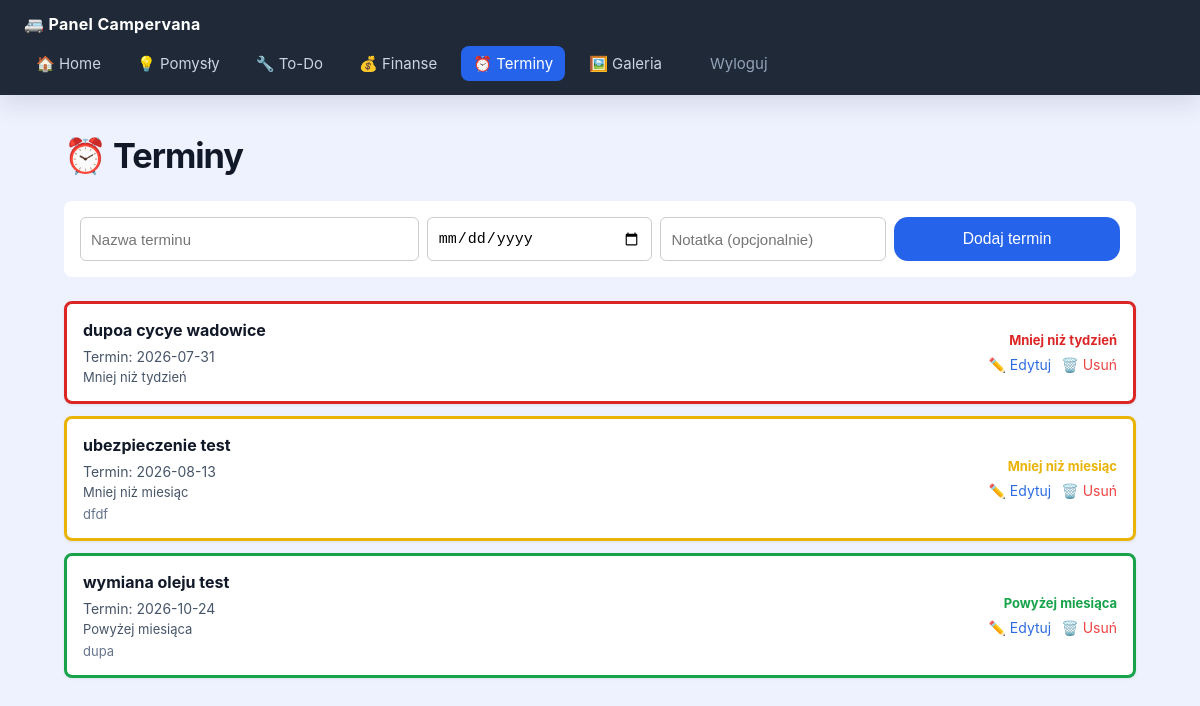
Screenshot of /deadlines (signed in) with the database file from the repository.
### tables this page shows
CREATE TABLE deadlines (
            id INTEGER PRIMARY KEY AUTOINCREMENT,
            title TEXT NOT NULL,
            due_date TEXT NOT NULL,
            note TEXT DEFAULT '',
            created_at TEXT DEFAULT CURRENT_TIMESTAMP
        );

### app.py (the view)
@app.route("/deadlines")
@login_required
def deadlines():
    raw_deadlines = db.get_all_deadlines()
    today = date.today()
    deadlines = []
    for item in raw_deadlines:
        try:
            due_date = date.fromisoformat(item["due_date"])
            days_until = (due_date - today).days
        except ValueError:
            days_until = None
        urgency = "green"
        urgency_label = "Powyżej miesiąca"
        if days_until is None:
            urgency = "gray"
            urgency_label = "Brak daty"
        elif days_until < 0:
            urgency = "red"
            urgency_label = "Termin minął"
        elif days_until <= 7:
            urgency = "red"
            urgency_label = "Mniej niż tydzień"
        elif days_until <= 30:
            urgency = "yellow"
            urgency_label = "Mniej niż miesiąc"
        row = dict(item)
        row["urgency"] = urgency
        row["urgency_label"] = urgency_label
        deadlines.append(row)
    return render_template("deadlines.html", deadlines=deadlines, active_page="deadlines")

### app.py (called while the page is built)
def login_required(view_func):
    @wraps(view_func)
    def wrapped(*args, **kwargs):
        if not session.get("logged_in"):
            return redirect(url_for("login"))
        return view_func(*args, **kwargs)
    return wrapped

### db.py (called while the page is built)
def get_connection():
    conn = sqlite3.connect(DB_FILE)
    conn.row_factory = sqlite3.Row
    return conn

def get_all_deadlines():
    conn = get_connection()
    rows = conn.execute("SELECT * FROM deadlines ORDER BY due_date ASC, id DESC").fetchall()
    conn.close()
    return rows

### templates/deadlines.html (shortened to what this page needs)
{% extends "base.html" %}
{% block content %}
    <h1>⏰ Terminy</h1>
    <form action="/deadlines/add" method="post" style="display:grid; grid-template-columns: 1.5fr 1fr 1fr 1fr; gap:8px; margin-bottom:24px; background:white; padding:16px; border-radius:8px;">
        <input type="text" name="title" placeholder="Nazwa terminu" autofocus
               style="min-width:200px; padding:10px; font-size:15px; border:1px solid #ccc; border-radius:6px;">
        <input type="date" name="due_date" style="padding:10px; font-size:15px; border:1px solid #ccc; border-radius:6px;">
        <input type="text" name="note" placeholder="Notatka (opcjonalnie)"
               style="min-width:200px; padding:10px; font-size:15px; border:1px solid #ccc; border-radius:6px;">
        <button type="submit" style="min-width:140px;">Dodaj termin</button>
    </form>
    {% if deadlines %}
    <div style="display:grid; gap:12px;">
        {% for deadline in deadlines %}
        <div style="background:white; border-radius:8px; padding:16px; display:flex; justify-content:space-between; align-items:center; box-shadow:0 1px 3px rgba(0,0,0,0.08); border: 3px solid {{ '#16a34a' if deadline.urgency == 'green' else '#eab308' if deadline.urgency == 'yellow' else '#dc2626' if deadline.urgency == 'red' else '#cbd5e1' }};">
            <div>
                <strong style="display:block; font-size:16px; margin-bottom:8px;">{{ deadline.title }}</strong>
                <div style="font-size:14px; color:#475569;">Termin: {{ deadline.due_date }}</div>
                <div style="font-size:13px; color:#475569; margin-top:4px;">{{ deadline.urgency_label }}</div>
                {% if deadline.note %}
                <div style="font-size:13px; color:#64748b; margin-top:6px;">{{ deadline.note }}</div>
                {% endif %}
            </div>
            <div style="text-align:right; display:flex; flex-direction:column; gap:8px;">
                <span style="font-size:13px; color:{{ '#16a34a' if deadline.urgency == 'green' else '#eab308' if deadline.urgency == 'yellow' else '#dc2626' if deadline.urgency == 'red' else '#64748b' }}; font-weight:700;">{{ deadline.urgency_label }}</span>
                <div style="display:flex; gap:10px; justify-content:flex-end; flex-wrap:wrap;">
                    <a href="/deadlines/edit/{{ deadline.id }}" style="font-size:14px; color:#2d6cdf; text-decoration:none;">✏️ Edytuj</a>
                    <a href="/deadlines/delete/{{ deadline.id }}" onclick="return confirm('Czy na pewno usunąć ten termin?');" style="font-size:14px; color:#ef4444; text-decoration:none;">🗑️ Usuń</a>
                </div>
            </div>
        </div>
        {% endfor %}
    </div>
    {% else %}
    <p style="text-align:center; color:#888;">Brak terminów. Dodaj nowy termin powyżej.</p>
    {% endif %}
{% endblock %}

### templates/base.html (style rules this page uses)
body { font-family: Inter, -apple-system, BlinkMacSystemFont, "Segoe UI", sans-serif; margin: 0; background: #eef2ff; color: #111827; }
*, *::before, *::after { box-sizing: border-box; }
h1 { margin-bottom: 24px; font-size: 2.15rem; letter-spacing: -0.03em; }
button, .btn { padding: 13px 18px; font-size: 0.98rem; border: none; border-radius: 14px; background: #2563eb; color: white; cursor: pointer; transition: transform 0.2s ease, background 0.2s ease; }

### rows the page displays
deadlines: title "dupoa cycye wadowice", due_date "2026-07-31", urgency_label "Mniej niż tydzień"
deadlines: title "ubezpieczenie test", due_date "2026-08-13", urgency_label "Mniej niż miesiąc", note "dfdf"
deadlines: title "wymiana oleju test", due_date "2026-10-24", urgency_label "Powyżej miesiąca", note "dupa"
